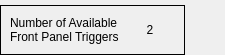
                <widget class="QFrame" name="frame_18">
                 <property name="maximumSize">
                  <size>
                   <width>16777215</width>
                   <height>55</height>
                  </size>
                 </property>
                 <property name="frameShape">
                  <enum>QFrame::NoFrame</enum>
                 </property>
                 <property name="frameShadow">
                  <enum>QFrame::Raised</enum>
                 </property>
                 <layout class="QHBoxLayout" name="horizontalLayout_39">
                  <property name="spacing">
                   <number>0</number>
                  </property>
                  <property name="leftMargin">
                   <number>0</number>
                  </property>
                  <property name="topMargin">
                   <number>5</number>
                  </property>
                  <property name="rightMargin">
                   <number>0</number>
                  </property>
                  <property name="bottomMargin">
                   <number>0</number>
                  </property>
                  <item>
                   <layout class="QHBoxLayout" name="horizontalLayout_40">
                    <property name="spacing">
                     <number>0</number>
                    </property>
                    <item>
                     <widget class="QFrame" name="frame_19">
                      <property name="maximumSize">
                       <size>
                        <width>16777215</width>
                        <height>50</height>
                       </size>
                      </property>
                      <property name="frameShape">
                       <enum>QFrame::Box</enum>
                      </property>
                      <property name="frameShadow">
                       <enum>QFrame::Plain</enum>
                      </property>
                      <layout class="QHBoxLayout" name="horizontalLayout_41">
                       <property name="leftMargin">
                        <number>5</number>
                       </property>
                       <property name="topMargin">
                        <number>5</number>
                       </property>
                       <property name="rightMargin">
                        <number>5</number>
                       </property>
                       <property name="bottomMargin">
                        <number>5</number>
                       </property>
                       <item>
                        <layout class="QHBoxLayout" name="horizontalLayout_42">
                         <property name="leftMargin">
                          <number>4</number>
                         </property>
                         <property name="topMargin">
                          <number>4</number>
                         </property>
                         <property name="rightMargin">
                          <number>4</number>
                         </property>
                         <property name="bottomMargin">
                          <number>4</number>
                         </property>
                         <item>
                          <widget class="QLabel" name="label_45">
                           <property name="text">
                            <string>Number of Available
Front Panel Triggers</string>
                           </property>
                          </widget>
                         </item>
                         <item>
                          <widget class="PyDMLabel" name="PyDMLabel_19">
                           <property name="minimumSize">
                            <size>
                             <width>50</width>
                             <height>30</height>
                            </size>
                           </property>
                           <property name="toolTip">
                            <string/>
                           </property>
                           <property name="text">
                            <string>2</string>
                           </property>
                           <property name="alignment">
                            <set>Qt::AlignCenter</set>
                           </property>
                           <property name="alarmSensitiveContent" stdset="0">
                            <bool>true</bool>
                           </property>
                           <property name="channel" stdset="0">
                            <string>ca://${P}:NUMBAYS</string>
                           </property>
                          </widget>
                         </item>
                        </layout>
                       </item>
                      </layout>
                     </widget>
                    </item>
                    <item>
                     <spacer name="horizontalSpacer_2">
                      <property name="orientation">
                       <enum>Qt::Horizontal</enum>
                      </property>
                      <property name="sizeHint" stdset="0">
                       <size>
                        <width>40</width>
                        <height>20</height>
                       </size>
                      </property>
                     </spacer>
                    </item>
                   </layout>
                  </item>
                 </layout>
                </widget>
